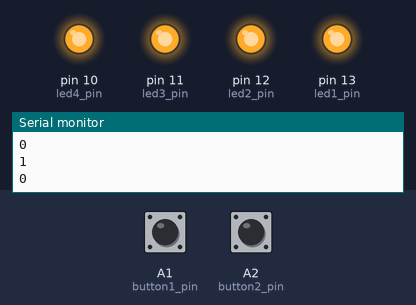
Recording of a sketch running on a simulated Arduino Uno, built with avr-gcc and run on an emulated ATmega328P. On the bench: output pins drawn as LEDs (lit = HIGH), the last lines printed to the serial monitor. Inputs (shaded band) come from the test bench; at power-on: A1 (button1_pin) LOW, A2 (button2_pin) LOW.

Above: at 1.2 s.
1.3 s: A1 (button1_pin) pulled HIGH for 0.15 s
At 1.75 s:
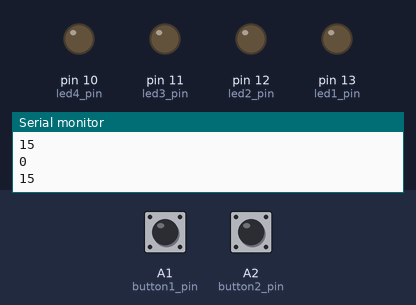
4.3 s: A2 (button2_pin) pulled HIGH for 1 s
At 5.6 s:
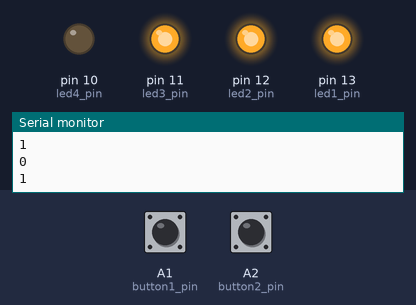
7.5 s: A2 (button2_pin) pulled HIGH for 0.15 s
At 8.0 s:
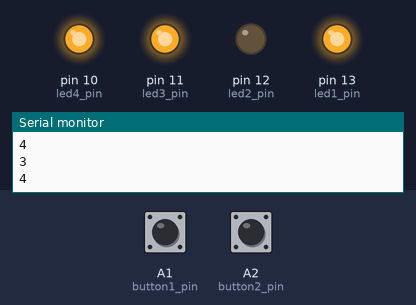
10.5 s: A1 (button1_pin) pulled HIGH for 3.2 s
At 11.2 s:
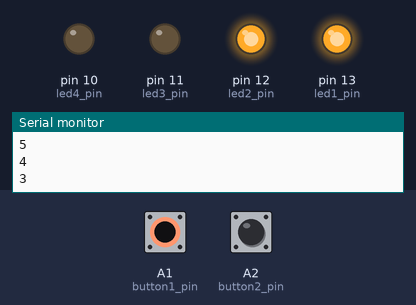
15.2 s: A1 (button1_pin) pulled HIGH for 1 s
At 15.7 s:
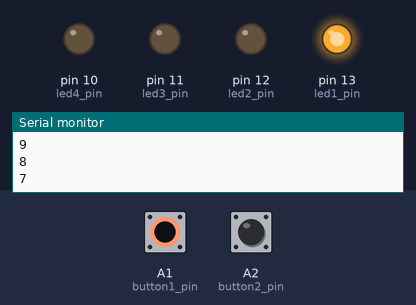
18.2 s: A2 (button2_pin) pulled HIGH for 3.2 s
At 21.5 s:
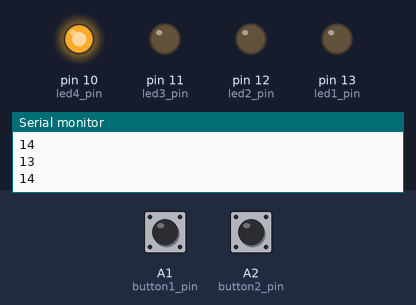
Timing chart, 0 to 23.9 s (numbered marks = the images above; inputs shaded):
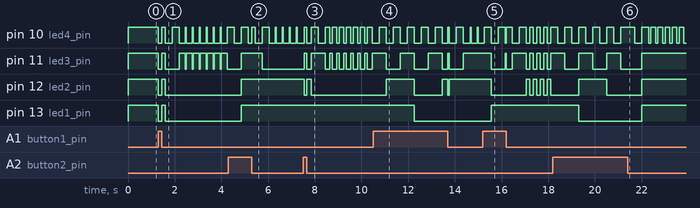

The sketch:

Buttons.ino
```cpp
#include "funshield.h"


enum ButtonState {UP, DOWN};
struct Button{
        long deadline;
        ButtonState state;
        unsigned char pin;
        int modifier;
};
const unsigned char led[]={led4_pin,led3_pin,led2_pin,led1_pin};
const int nleds = sizeof (led) / sizeof (led[0]);
const int limit = pow(2, nleds);
// change modifiers according to need
const int Abmodifier = 1;
const int Bbmodifier = -1;

unsigned long first_press = 1000000; // 1 second
unsigned long latter_press = 300000; // 300 ms
Button button_A, button_B;
int cur_number = 0;


inline long duration(long now, long then) {return (now-then);}


void
init(Button& b, int which, int modifier)
{
        b.pin = which;
        b.state = UP;
        b.modifier = modifier;
        pinMode(which,INPUT);
}


int
get_pulse(Button& b)
{
        if(digitalRead(b.pin) == OFF) {
                b.state = UP;
                return 0;
        }
        long now = micros();
        switch(b.state)
        {
                case UP: // this represents a change from DOWN to UP
                        b.deadline = now + first_press;
                        b.state = DOWN;
                        return 1;
                case DOWN: // this represent button hold
                        if (duration(now, b.deadline) > 0) {
                                b.deadline = now + latter_press;
                                return 1;
                        } else {return 0;}
        }
}


void
modify_curn(int modifier)
{
        int tmp = cur_number + modifier;
        // I use while loop for cases when modifier exceeds the limit
        // for example modifier = -32 and limit = 16
        while (tmp < 0)
                tmp = limit + tmp;
        cur_number = tmp % limit;
}


void
display_curn()
{
        int bind;
        // I perform a series of  shifts to "get" binary repr of a cur_number
        // nleds represent the digits we hold in a number
        for (int c = 0; c < nleds; c++) {
                bind = cur_number >> c;

                // I use mask to get the value of LSb
                if (bind & 1)
                        digitalWrite(led[c], ON);
                else
                        digitalWrite(led[c], OFF);
        }
}


void
setup()
{
        Serial.begin(9600);
        // init all LEDs
        for(int i = 0; i < nleds; i++) {
                pinMode(led[i], OUTPUT);
                digitalWrite(led[i],OFF);
        }
        init(button_A, button1_pin, Abmodifier);
        init(button_B, button2_pin, Bbmodifier);
}


void
loop()
{
        if (get_pulse(button_A)) {
                modify_curn(button_A.modifier);
                Serial.println(cur_number);
        }
        if (get_pulse(button_B)) {
                modify_curn(button_B.modifier);
                Serial.println(cur_number);
        }
        display_curn();
}
```

funshield.h
```cpp
// Funshield constants

#ifndef FUNSHIELD_CONSTANTS_H__
#define FUNSHIELD_CONSTANTS_H__

// convenience constants for switching on/off
constexpr int ON = LOW;
constexpr int OFF = HIGH;

// 7-segs
constexpr int latch_pin = 4;
constexpr int clock_pin = 7;
constexpr int data_pin = 8;

// buzzer
constexpr int beep_pin = 3;

// LEDs
constexpr int led1_pin = 13;
constexpr int led2_pin = 12;
constexpr int led3_pin = 11;
constexpr int led4_pin = 10;

// buttons
constexpr int button1_pin = A1;
constexpr int button2_pin = A2;
constexpr int button3_pin = A3;

// trimr
constexpr int trimr_pin = A0;

// digits
constexpr int digits[11] = { 0xc0, 0xf9, 0xa4, 0xb0, 0x99, 0x92, 0x82, 0xf8, 0x80, 0x90, 0xff };
constexpr int digit_muxpos[4] = { 0x01, 0x02, 0x04, 0x08 };

#endif
```

Measured:
- after the input at 1.3 s, pin 10 (led4_pin): goes LOW 0.15 s, HIGH 0.15 s, LOW 0.30 s, HIGH 0.30 s, 6 × (LOW 0.25 s, HIGH 0.05 s), LOW 0.25 s, then HIGH, starting at once; pin 11 (led3_pin): goes LOW 0.15 s, HIGH 0.15 s, LOW 0.60 s, 6 × (HIGH 0.25 s, LOW 0.05 s), HIGH 0.25 s, then LOW, starting at once
- after the input at 4.3 s, pin 12 (led2_pin), pin 13 (led1_pin): LOW → HIGH after 0.55 s
- after the input at 7.5 s, pin 11 (led3_pin): goes HIGH 0.10 s, LOW 0.20 s, HIGH 0.60 s, 6 × (LOW 0.20 s, HIGH 0.10 s), LOW 0.19 s, then HIGH, starting after 0.05 s; pin 12 (led2_pin): HIGH → LOW after 0.05 s, → HIGH 0.10 s later, → LOW 0.20 s later
- after the input at 10.5 s, pin 12 (led2_pin): goes HIGH 1.2 s, LOW 1.2 s, HIGH 0.25 s, LOW 0.05 s, then HIGH, starting after 0.55 s; pin 13 (led1_pin): HIGH → LOW after 1.8 s
- after the input at 15.2 s, pin 11 (led3_pin): goes LOW 0.60 s, HIGH 0.05 s, LOW 0.25 s, HIGH 0.60 s, 3 × (LOW 0.15 s, HIGH 0.15 s), LOW 0.15 s, then HIGH, starting after 0.35 s; pin 12 (led2_pin): HIGH → LOW after 0.35 s, then repeats every 0.30 s: HIGH 0.15 s, LOW 0.15 s; pin 13 (led1_pin): LOW → HIGH after 0.36 s
- after the input at 18.2 s, pin 13 (led1_pin): HIGH → LOW after 1.1 s, → HIGH 2.7 s later
